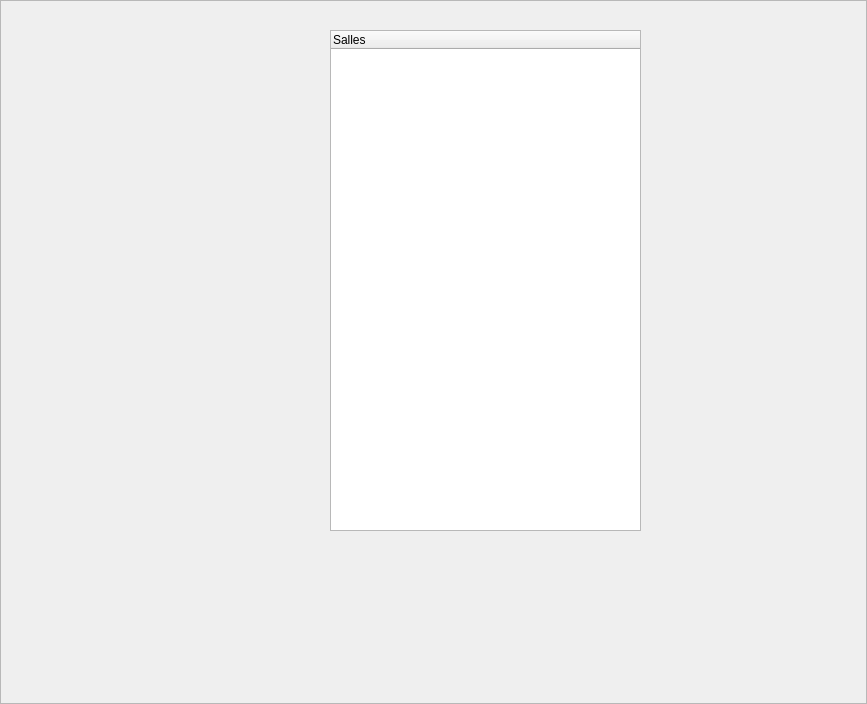
<?xml version="1.0" encoding="UTF-8"?>
<ui version="4.0">
 <class>SalleFram</class>
 <widget class="QFrame" name="SalleFram">
  <property name="geometry">
   <rect>
    <x>0</x>
    <y>0</y>
    <width>867</width>
    <height>704</height>
   </rect>
  </property>
  <property name="windowTitle">
   <string>Frame</string>
  </property>
  <property name="frameShape">
   <enum>QFrame::StyledPanel</enum>
  </property>
  <property name="frameShadow">
   <enum>QFrame::Raised</enum>
  </property>
  <widget class="QWidget" name="horizontalLayoutWidget_2">
   <property name="geometry">
    <rect>
     <x>330</x>
     <y>30</y>
     <width>311</width>
     <height>501</height>
    </rect>
   </property>
   <layout class="QGridLayout" name="mainLayout">
    <item row="0" column="1">
     <layout class="QGridLayout" name="userLayout"/>
    </item>
    <item row="0" column="0">
     <widget class="QTreeWidget" name="treeWidget">
      <column>
       <property name="text">
        <string>Salles</string>
       </property>
      </column>
     </widget>
    </item>
   </layout>
  </widget>
 </widget>
 <resources/>
 <connections/>
</ui>
